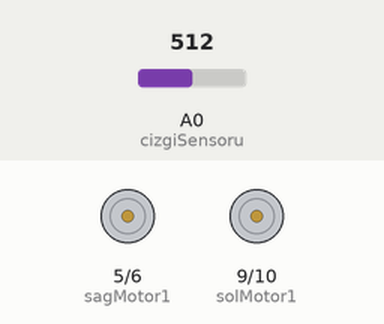
The sketch below on a simulated Arduino Uno, built with avr-gcc and run on an emulated ATmega328P. Parts: motor-driver pin pairs drawn as motors (green arrow = first pin HIGH = forward, orange = second pin HIGH = backward, longer = more drive). The test bench sets the inputs (shaded band); at power-on: A0 (cizgiSensoru) = 512.

Above: at 1.2 s.
1.3 s: A0 (cizgiSensoru) set to 492
At 2.1 s:
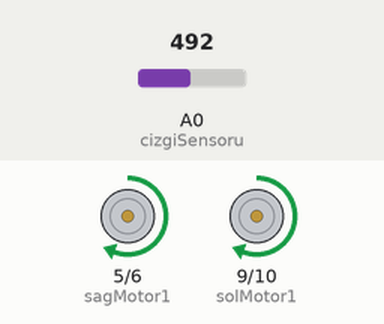
Timing chart, 0 to 4.3 s (numbered marks = the images above; inputs shaded):
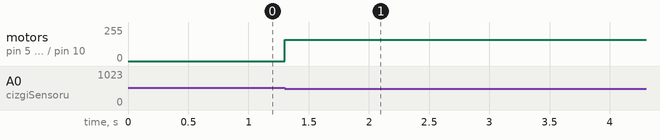

The sketch:

ders_9_cizgide_duran_robot.ino
```cpp
// Ders 9 - Cizgide Duran Robot
// Sensor siyah cizgiyi algilayinca robot durur.

int cizgiSensoru = A0;
int esikDeger = 500;

int sagMotor1 = 5;
int sagMotor2 = 6;
int solMotor1 = 9;
int solMotor2 = 10;
int hiz = 160;

void setup() {
  pinMode(sagMotor1, OUTPUT);
  pinMode(sagMotor2, OUTPUT);
  pinMode(solMotor1, OUTPUT);
  pinMode(solMotor2, OUTPUT);
}

void loop() {
  int sensorDegeri = analogRead(cizgiSensoru);

  if (sensorDegeri > esikDeger) {
    dur();
  } else {
    ileri();
  }
}

void ileri() {
  analogWrite(sagMotor1, hiz);
  digitalWrite(sagMotor2, LOW);
  analogWrite(solMotor1, hiz);
  digitalWrite(solMotor2, LOW);
}

void dur() {
  digitalWrite(sagMotor1, LOW);
  digitalWrite(sagMotor2, LOW);
  digitalWrite(solMotor1, LOW);
  digitalWrite(solMotor2, LOW);
}
```

Measured:
- the behaviour switches between 501 and 500 on A0 (cizgiSensoru) (found by bisection; images 0 and 1)
- after the input at 1.3 s, motor on pin 5 (sagMotor1) / pin 6 (sagMotor2), motor on pin 9 (solMotor1) / pin 10 (solMotor2): stopped → forward 160/255 at once
